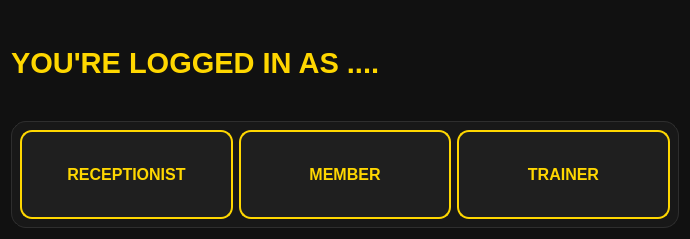
<?xml version="1.0" encoding="UTF-8"?>
<ui version="4.0">
 <class>LoginDialog</class>
 <widget class="QDialog" name="LoginDialog">
  <property name="geometry">
   <rect>
    <x>0</x>
    <y>0</y>
    <width>690</width>
    <height>239</height>
   </rect>
  </property>
  <property name="minimumSize">
   <size>
    <width>690</width>
    <height>239</height>
   </size>
  </property>
  <property name="windowTitle">
   <string>LOGIN</string>
  </property>
  <property name="windowIcon">
   <iconset>
    <normalon>:/icons/FILES/LOGO.png</normalon>
   </iconset>
  </property>
  <property name="styleSheet">
   <string notr="true">QDialog, QWidget {
    background-color: #111111;
    color: white;
    font-family: Segoe UI;
}

QLabel {
    color: #FFD700;
    font-size: 22pt;
    font-weight: bold;
    background: transparent;
    border: none;
    qproperty-alignment: AlignCenter;
}

QWidget#widget {
    background-color: #181818;
    border: 1px solid #2e2e2e;
    border-radius: 15px;
    padding: 10px;
}

QPushButton {
    background-color: #1f1f1f;
    color: #FFD700;
    border: 2px solid #FFD700;
    border-radius: 12px;
    font-size: 12pt;
    font-weight: bold;
    padding: 15px;
}

QPushButton:hover {
    background-color: #FFD700;
    color: #111111;
}

QPushButton:pressed {
    background-color: #c9aa00;
    color: #111111;
}

#pushButton {
    min-height: 55px;
}

#pushButton_2 {
    min-height: 55px;
}

#pushButton_3 {
    min-height: 55px;
}</string>
  </property>
  <layout class="QVBoxLayout" name="verticalLayout">
   <item>
    <widget class="QLabel" name="label">
     <property name="styleSheet">
      <string notr="true"/>
     </property>
     <property name="text">
      <string>YOU'RE LOGGED IN AS ....</string>
     </property>
    </widget>
   </item>
   <item>
    <widget class="QWidget" name="widget" native="true">
     <layout class="QHBoxLayout" name="horizontalLayout">
      <item>
       <widget class="QPushButton" name="pushButton">
        <property name="text">
         <string>RECEPTIONIST</string>
        </property>
       </widget>
      </item>
      <item>
       <widget class="QPushButton" name="pushButton_2">
        <property name="text">
         <string>MEMBER</string>
        </property>
       </widget>
      </item>
      <item>
       <widget class="QPushButton" name="pushButton_3">
        <property name="text">
         <string>TRAINER</string>
        </property>
       </widget>
      </item>
     </layout>
    </widget>
   </item>
  </layout>
 </widget>
 <resources/>
 <connections/>
</ui>
